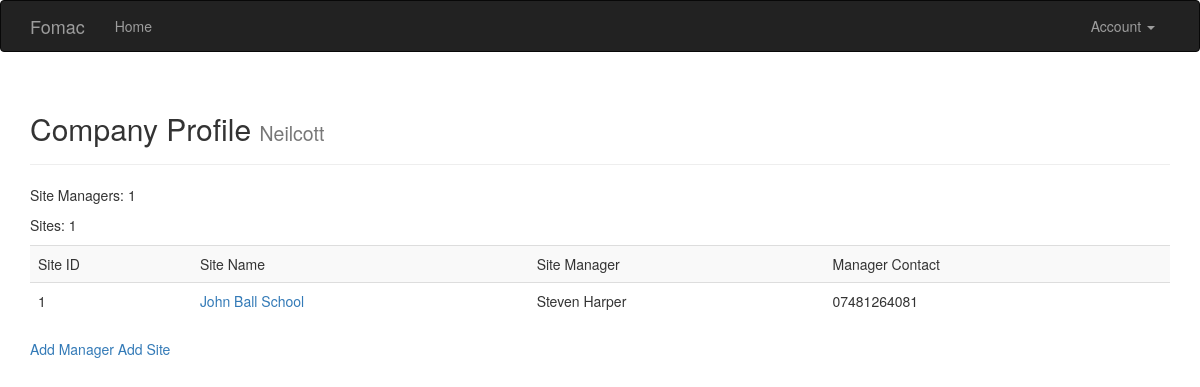
The page /company/id/1 (signed in) on the database its author committed.
### app/models.py (models this page shows, shortened)
class Company(db.Model):
    __tablename__ = 'company'
    id = db.Column(db.Integer, primary_key=True)
    name = db.Column(db.String(64))
    sites = db.relationship('Site', backref='company', lazy='dynamic')
    managers = db.relationship('SiteManager', backref='company', lazy='dynamic')
    class Meta:
        ordering = (('id', 'desc'),)

class Site(db.Model):
    __tablename__ = 'sites'
    id = db.Column(db.Integer, primary_key=True)
    name = db.Column(db.String(32))
    address = db.Column(db.String(64))
    postcode = db.Column(db.String(16))
    start_time = db.Column(db.String(8))
    company_id = db.Column(db.Integer, db.ForeignKey('company.id'))
    site_manager = db.relationship('SiteManager', backref='site', lazy='dynamic')
    jobs = db.relationship('Job', backref='site', lazy='dynamic')

class SiteManager(db.Model):
    __tablename__ = 'site_managers'
    id = db.Column(db.Integer, primary_key=True)
    name = db.Column(db.String(64))
    email = db.Column(db.String(64))
    phone = db.Column(db.String(64))
    company_id = db.Column(db.Integer, db.ForeignKey('company.id'))
    site_id = db.Column(db.Integer, db.ForeignKey('sites.id'))

### app/company/views.py (the view)
@company.route('/<type>/<value>')
def company_profile(type, value):
    kwargs = {type: value}
    cmp = Company.query.filter_by(**kwargs).first_or_404()
    managers = cmp.managers
    sites = cmp.sites.all()
    return render_template('company/company-profile.html', company=cmp, sites=sites, manager=managers)

### app/models.py (called while the page is built)
@login_manager.user_loader
def load_user(staff_id):
    return Staff.query.get(int(staff_id))

### app/templates/company/company-profile.html
{% extends "base.html" %}
{% block page_content %}
<div class="page-header">
    <h2>Company Profile <small>{{ company.name }}</small></h2>
</div>
    <p>Site Managers: {{ manager.count() }}</p>
    <p>Sites: {{ company.sites.count() }}</p>
<table class="table table-striped">
<tr>
    <td>Site ID</td>
    <td>Site Name</td>
    <td>Site Manager</td>
    <td>Manager Contact</td>
</tr>
{% for site in sites %}
<tr>
    <td>{{ site.id }}</td>
    <td><a href="{{ url_for('company.site_profile', id=site.id) }}">{{ site.name }}</a></td>
    <td>{{ site.site_manager.first().name }}</td>
    <td>{{ site.site_manager.first().phone }}</td>
</tr>
{% endfor %}
</table>
<a href="{{ url_for('company.new_manager', type='id', value=company.id) }}">Add Manager</a>
<a href="{{ url_for('company.new_site', type='id',value=company.id) }}">Add Site</a>
{% endblock %}

### rows shown on the page
Company: name "Neilcott"
Site: id "1", name "John Ball School", site_manager.first "Steven Harper", site_manager.first "07481264081"

### other values the page prints
{{ manager.count() }} "1"
{{ company.sites.count() }} "1"
